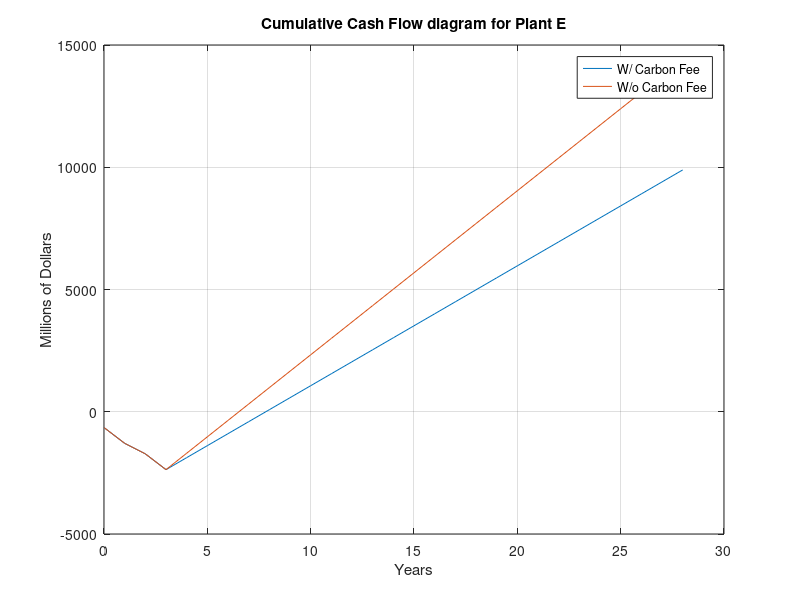
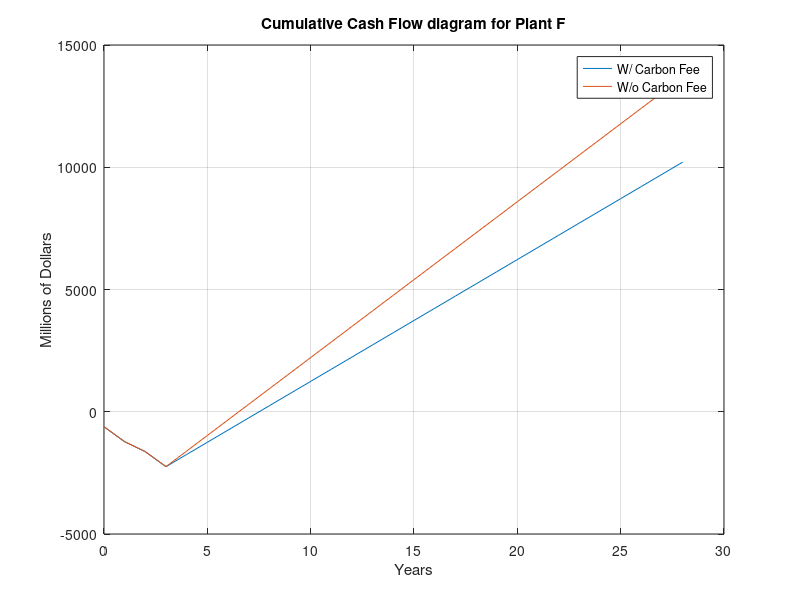
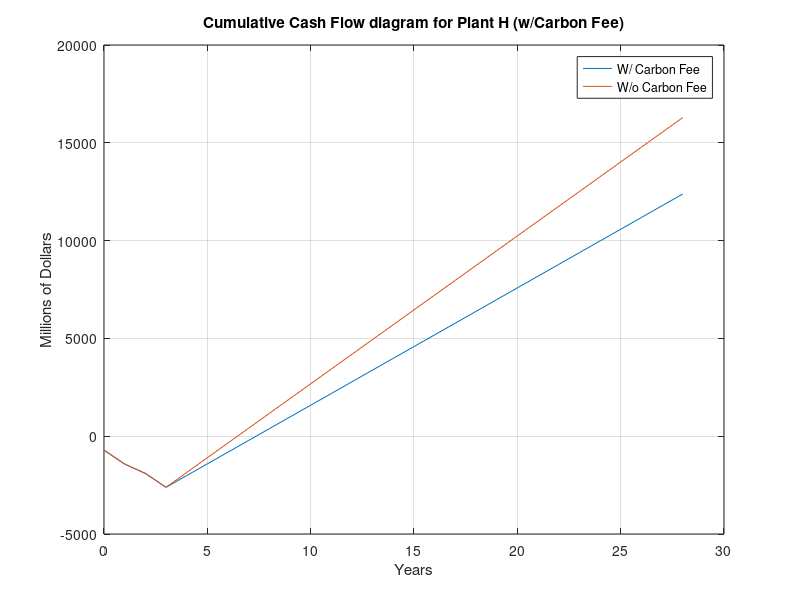
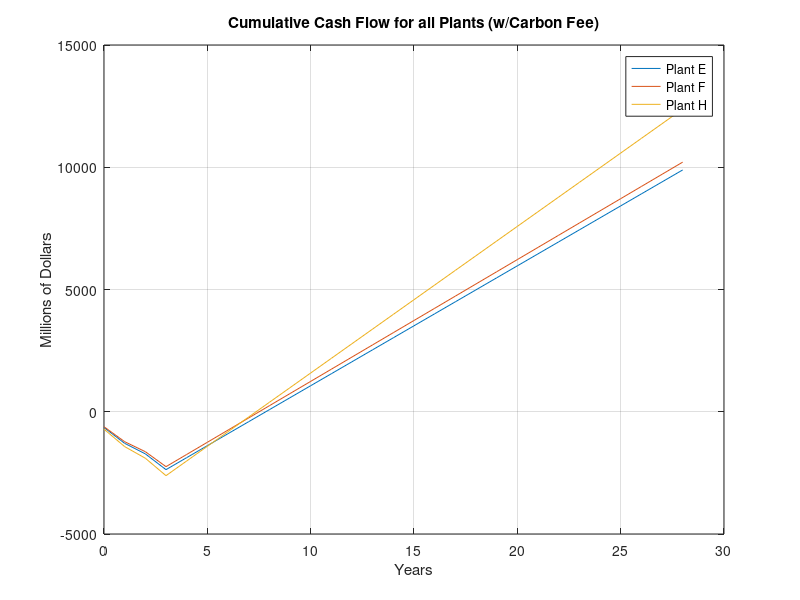

Source code (MATLAB) for these figures, in order:
% E Plant
clear

c = 1722; % [MW] E plant capacity
c_f = .53; % Capacity factor
PPA = .14; % [$/KWH] Power Purchase Agreement
eta = .53; % Thermal efficiency
fcc = 8.71; % [$/Million BTU] fuel cost
c02e = 117; % [lbs c02/Million BTU] c02 emmisions
cf = 60; % [$/ton c02] carbon fee
cc = 2152.5; % [M$] construction cost

e_py = c * c_f * 365 * 24 * PPA * 1000; % [$] earned per year
qinc = c * c_f * 81891387.76 * 365 /eta; % BTUs produced in 1 year

cof = (qinc/1000000) * fcc; % [$] cost of fuel per year
c02 = (qinc/1000000) * c02e; % [lbs] of c02 per year
cfc = (cf/2000) * c02; % [$] carbon fee per year

net_e = (e_py - cof)/1000000; % [M$] Net earned per year (no carbon fee)
net_e_cf = net_e - (cfc/1000000); % [M$] Net earned per year (with carbon fee)



% Without Carbon Fee
CF_Carbon = [-.3*cc;-.3*cc;-.2*cc;-.3*cc;net_e.*ones(25,1)];
i = [0:28]';
PV_C = CF_Carbon./(1+.1).^i; % Present Value Assuming 10% interest rate
NPV_Carbon = sum(PV_C); %[M$] Net Present Value (w/C02 tax)
NPV_Plant_E = NPV_Carbon;

Cum_cash(1)=CF_Carbon(1); %Cumulative Cash w/ carbon fee
	for k=2:29;
    	Cum_cash(k)=Cum_cash(k-1)+CF_Carbon(k);
    end

x_ptsEN = 0:28;  %x values
y_ptsEN = Cum_cash; %y values
fc = @(x)interp1(x_ptsEN,y_ptsEN,x,'linear');
%find where the interpolation yields zero.
[year,prof] = fzero(fc,5); % 5 is a guess
PayBackPeriod_Plant_E = year;

Av_prof = sum(CF_Carbon)/28; % Average Profit
Inv = (cc); % Investment

ROI=Av_prof/Inv; % Return on Investment
ROI_Plant_E = ROI*100;

[xval,fval] = fzero(@(x)(CF_Carbon'*(1+x).^-(0:length(CF_Carbon')-1).'), 3);

IRR = xval;
IRR_Plant_E = IRR*100; % Percent



% With Carbon Fee
CF_Carbon = [-.3*cc;-.3*cc;-.2*cc;-.3*cc;net_e_cf.*ones(25,1)];
i = [0:28]';
PV_C = CF_Carbon./(1+.1).^i; % Present Value Assuming 10% interest rate
NPV_Carbon = sum(PV_C); %[M$] Net Present Value (w/C02 tax)
NPV_Plant_E_Carbon_Fee = NPV_Carbon;

Cum_cash(1)=CF_Carbon(1); %Cumulative Cash w/ carbon fee
	for k=2:29;
    	Cum_cash(k)=Cum_cash(k-1)+CF_Carbon(k);
    end

x_ptsE = 0:28;  %x values
y_ptsE = Cum_cash; %y values
fc = @(x)interp1(x_ptsE,y_ptsE,x,'linear');
figure(1)
plot(x_ptsE,y_ptsE,x_ptsEN,y_ptsEN)
grid on
title('Cumulative Cash Flow diagram for Plant E')
xlabel('Years')
ylabel('Millions of Dollars')
legend('W/ Carbon Fee','W/o Carbon Fee')
%find where the interpolation yields zero.
[year,prof] = fzero(fc,5); % 5 is a guess
PayBackPeriod_Plant_E_Carbon_Fee = year;

Av_prof = sum(CF_Carbon)/28; % Average Profit
Inv = (cc); % Investment

ROI=Av_prof/Inv; % Return on Investment
ROI_Plant_E_Carbon_Fee = ROI*100;

[xval,fval] = fzero(@(x)(CF_Carbon'*(1+x).^-(0:length(CF_Carbon')-1).'), 3);

IRR = xval;
IRR_Plant_E_Carbon_Fee = IRR*100; % Percent
pause



% F Plant



c = 1512; % [MW] F plant capacity
eta = .604; % Thermal efficiency
cc = 2041.2;  % [M$] construction cost

e_py = c * c_f * 365 * 24 * PPA * 1000; % [$] earned per year
qinc = c * c_f * 81891387.76 * 365 /eta; % BTUs produced in 1 year

cof = (qinc/1000000) * fcc; % [$] cost of fuel per year
c02 = (qinc/1000000) * c02e; % [lbs] of c02 per year
cfc = (cf/2000) * c02; % [$] carbon fee per year

net_e = (e_py - cof)/1000000; % [M$] Net earned per year (no carbon fee)
net_e_cf = net_e - (cfc/1000000); % [M$] Net earned per year (with carbon fee)



% Without Carbon Fee
CF_Carbon = [-.3*cc;-.3*cc;-.2*cc;-.3*cc;net_e.*ones(25,1)];
i = [0:28]';
PV_C = CF_Carbon./(1+.1).^i; % Present Value Assuming 10% interest rate
NPV_Carbon = sum(PV_C); %[M$] Net Present Value (w/C02 tax)
NPV_Plant_F = NPV_Carbon;

Cum_cash(1)=CF_Carbon(1); %Cumulative Cash w/ carbon fee
	for k=2:29;
    	Cum_cash(k)=Cum_cash(k-1)+CF_Carbon(k);
    end

x_ptsFN = 0:28;  %x values
y_ptsFN = Cum_cash; %y values
fc = @(x)interp1(x_ptsFN,y_ptsFN,x,'linear');
%find where the interpolation yields zero.
[year,prof] = fzero(fc,5); % 5 is a guess
PayBackPeriod_Plant_F = year;

Av_prof = sum(CF_Carbon)/28; % Average Profit
Inv = (cc); % Investment

ROI=Av_prof/Inv; % Return on Investment
ROI_Plant_F = ROI*100;

[xval,fval] = fzero(@(x)(CF_Carbon'*(1+x).^-(0:length(CF_Carbon')-1).'), 3);

IRR = xval;
IRR_Plant_F = IRR*100; % Percent



% With Carbon Fee
CF_Carbon = [-.3*cc;-.3*cc;-.2*cc;-.3*cc;net_e_cf.*ones(25,1)];
i = [0:28]';
PV_C = CF_Carbon./(1+.1).^i; % Present Value Assuming 10% interest rate
NPV_Carbon = sum(PV_C); %[M$] Net Present Value (w/C02 tax)
NPV_Plant_F_Carbon_Fee = NPV_Carbon;

Cum_cash(1)=CF_Carbon(1); %Cumulative Cash w/ carbon fee
	for k=2:29;
    	Cum_cash(k)=Cum_cash(k-1)+CF_Carbon(k);
    end

x_ptsF = 0:28;  %x values
y_ptsF = Cum_cash; %y values
fc = @(x)interp1(x_ptsF,y_ptsF,x,'linear');
figure(2)
plot(x_ptsF,y_ptsF,x_ptsFN,y_ptsFN)
grid on
title('Cumulative Cash Flow diagram for Plant F')
xlabel('Years')
ylabel('Millions of Dollars')
legend('W/ Carbon Fee','W/o Carbon Fee')
%find where the interpolation yields zero.
[year,prof] = fzero(fc,5); % 5 is a guess
PayBackPeriod_Plant_F_Carbon_Fee = year;

Av_prof = sum(CF_Carbon)/28; % Average Profit
Inv = (cc); % Investment

ROI=Av_prof/Inv; % Return on Investment
ROI_Plant_F_Carbon_Fee = ROI*100;

[xval,fval] = fzero(@(x)(CF_Carbon'*(1+x).^-(0:length(CF_Carbon')-1).'), 3);

IRR = xval;
IRR_Plant_F_Carbon_Fee = IRR*100; % Percent
pause
pause



% H Plant



c = 1760; % [MW] H plant capacity
eta = .626; % Thermal efficiency
cc = 2376;  % [M$] construction cost

e_py = c * c_f * 365 * 24 * PPA * 1000; % [$] earned per year

qinc = c * c_f * 81891387.76 * 365 /eta; % BTUs produced in 1 year

cof = (qinc/1000000) * fcc; % [$] cost of fuel per year
c02 = (qinc/1000000) * c02e; % [lbs] of c02 per year
cfc = (cf/2000) * c02; % [$] carbon fee per year

net_e = (e_py - cof)/1000000; % [M$] Net earned per year (no carbon fee)
net_e_cf = net_e - (cfc/1000000); % [M$] Net earned per year (with carbon fee)


% Without Carbon Fee
CF_Carbon = [-.3*cc;-.3*cc;-.2*cc;-.3*cc;net_e.*ones(25,1)];
i = [0:28]';
PV_C = CF_Carbon./(1+.1).^i; % Present Value Assuming 10% interest rate
NPV_Carbon = sum(PV_C); %[M$] Net Present Value (w/C02 tax)
NPV_Plant_H = NPV_Carbon;

Cum_cash(1)=CF_Carbon(1); %Cumulative Cash w/ carbon fee
	for k=2:29;
    	Cum_cash(k)=Cum_cash(k-1)+CF_Carbon(k);
    end

x_ptsHN = 0:28;  %x values
y_ptsHN = Cum_cash; %y values
fc = @(x)interp1(x_ptsHN,y_ptsHN,x,'linear');
%find where the interpolation yields zero.
[year,prof] = fzero(fc,5); % 5 is a guess
PayBackPeriod_Plant_H = year;

Av_prof = sum(CF_Carbon)/28; % Average Profit
Inv = (cc); % Investment

ROI=Av_prof/Inv; % Return on Investment
ROI_Plant_H = ROI*100;

[xval,fval] = fzero(@(x)(CF_Carbon'*(1+x).^-(0:length(CF_Carbon')-1).'), 3);

IRR = xval;
IRR_Plant_H = IRR*100; % Percent



% With Carbon Fee
CF_Carbon = [-.3*cc;-.3*cc;-.2*cc;-.3*cc;net_e_cf.*ones(25,1)];
i = [0:28]';
PV_C = CF_Carbon./(1+.1).^i; % Present Value Assuming 10% interest rate
NPV_Carbon = sum(PV_C); %[M$] Net Present Value (w/C02 tax)
NPV_Plant_H_Carbon_Fee = NPV_Carbon;

Cum_cash(1)=CF_Carbon(1); %Cumulative Cash w/ carbon fee
	for k=2:29;
    	Cum_cash(k)=Cum_cash(k-1)+CF_Carbon(k);
    end

x_ptsH = 0:28;  %x values
y_ptsH = Cum_cash; %y values
fc = @(x)interp1(x_ptsH,y_ptsH,x,'linear');
figure(3)
plot(x_ptsH,y_ptsH,x_ptsHN,y_ptsHN)
grid on
title('Cumulative Cash Flow diagram for Plant H (w/Carbon Fee)')
xlabel('Years')
ylabel('Millions of Dollars')
legend('W/ Carbon Fee','W/o Carbon Fee')
%find where the interpolation yields zero.
[year,prof] = fzero(fc,5); % 5 is a guess
PayBackPeriod_Plant_H_Carbon_Fee = year;

Av_prof = sum(CF_Carbon)/28; % Average Profit
Inv = (cc); % Investment

ROI=Av_prof/Inv; % Return on Investment
ROI_Plant_H_Carbon_Fee = ROI*100;

[xval,fval] = fzero(@(x)(CF_Carbon'*(1+x).^-(0:length(CF_Carbon')-1).'), 3);

IRR = xval;
IRR_Plant_H_Carbon_Fee = IRR*100; % Percent
pause


% Outputs

NPV_Plant_E
NPV_Plant_E_Carbon_Fee
PayBackPeriod_Plant_E
PayBackPeriod_Plant_E_Carbon_Fee
ROI_Plant_E
ROI_Plant_E_Carbon_Fee
IRR_Plant_E
IRR_Plant_E_Carbon_Fee

NPV_Plant_F
NPV_Plant_F_Carbon_Fee
PayBackPeriod_Plant_F_Carbon_Fee
PayBackPeriod_Plant_F
ROI_Plant_F
ROI_Plant_F_Carbon_Fee
IRR_Plant_F
IRR_Plant_F_Carbon_Fee

NPV_Plant_H
NPV_Plant_H_Carbon_Fee
PayBackPeriod_Plant_H
PayBackPeriod_Plant_H_Carbon_Fee
ROI_Plant_H
ROI_Plant_H_Carbon_Fee
IRR_Plant_H
IRR_Plant_H_Carbon_Fee

figure(4)
plot(x_ptsE,y_ptsE,x_ptsF,y_ptsF,x_ptsH,y_ptsH)
grid on
title('Cumulative Cash Flow for all Plants (w/Carbon Fee)')
xlabel('Years')
ylabel('Millions of Dollars')
legend('Plant E', 'Plant F', 'Plant H')

figure(5)
plot(x_ptsEN,y_ptsEN,x_ptsFN,y_ptsFN,x_ptsHN,y_ptsHN)
grid on
title('Cumulative Cash Flow for all Plants (w/o Carbon Fee)')
xlabel('Years')
ylabel('Millions of Dollars')
legend('Plant E', 'Plant F', 'Plant H')
